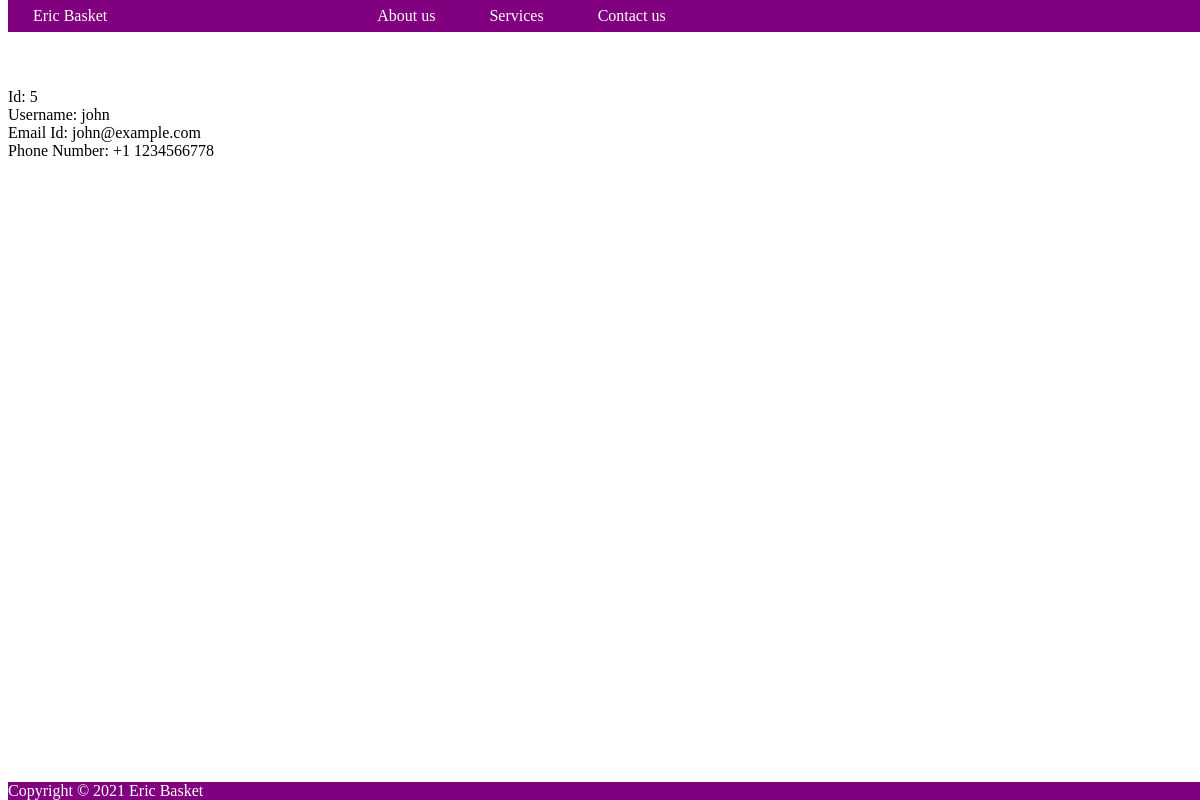
Page /userdetail/5/ on the committed database.
### project_app1/models.py (models this page shows, shortened)
class RegisteredUser(models.Model):
    name = models.CharField(max_length=100)
    emailid = models.CharField(max_length=100)
    phoneNum = models.CharField(blank=True, null=True, max_length=20)
    password = models.CharField(max_length=30)

### project_app1/views.py (the view)
# urls.py: path("userdetail/<int:pk>/", views.UserDetailView.as_view(template_name="user_detail.html"), name="userdetail"),
class UserDetailView(DetailView):
    model = RegisteredUser

### project_app1/templates/user_detail.html (shortened to what this page needs)
{% extends 'base.html' %}
    {% block content %}
        Id: {{ object.id }}<br>
        Username: {{ object.name }}<br>
        Email Id: {{ object.emailid }}<br>
        Phone Number: {{ object.phoneNum }}<br>
    {% endblock content %}

### project_app1/templates/base.html (style rules this page uses)
body { padding-top: 80px; padding-bottom: 80px; }

### rows in the picture
RegisteredUser: id "5", name "john", emailid "john@example.com", phoneNum "+1 1234566778"
